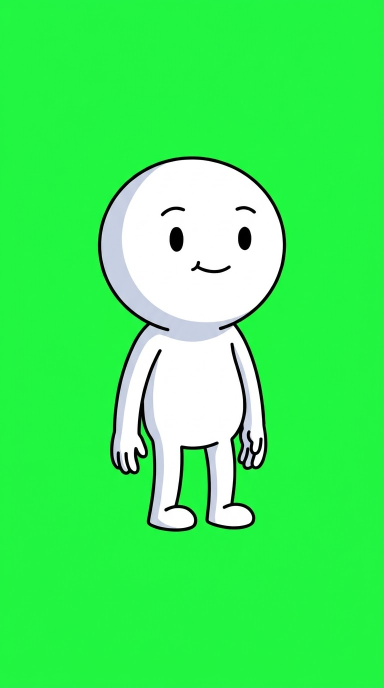
#> input picture video/images/why-you-see-stars/raw/01_hero.jpg, 768 x 1376 px (shown at 1/2 size); its folder holds only this picture in this run
$ python prep.py
#> lines starting #> are read from the running program, lines starting #| are printed output that depends on the picture; after the words box and inside, x2 and y2 are one past the last pixel; in counts of white or black regions, pixels touching at a corner belong together
"""Prep for 'Why You See Stars': chroma-key Flow pictures (green bg), upscale x2, trim, measure -> ../../public + ../../src/stars/sprites.json"""
import cv2, numpy as np, json, os
RAW='raw'; OUT='../../public/why-you-see-stars/img'; QA='qa'; UP=2
os.makedirs(OUT,exist_ok=True); os.makedirs(QA,exist_ok=True)
meta={}

def load_up(name):
#> called with name = '01_hero'
    im=cv2.imread(f'{RAW}/{name}.jpg')[:,:,::-1].astype(np.float32)
    im=cv2.bilateralFilter(im,7,18,5)                      # soften JPEG blocks, keep edges
    return cv2.resize(im,None,fx=UP,fy=UP,interpolation=cv2.INTER_LANCZOS4).clip(0,255)

def key(im):
    r,g,b=im[...,0],im[...,1],im[...,2]
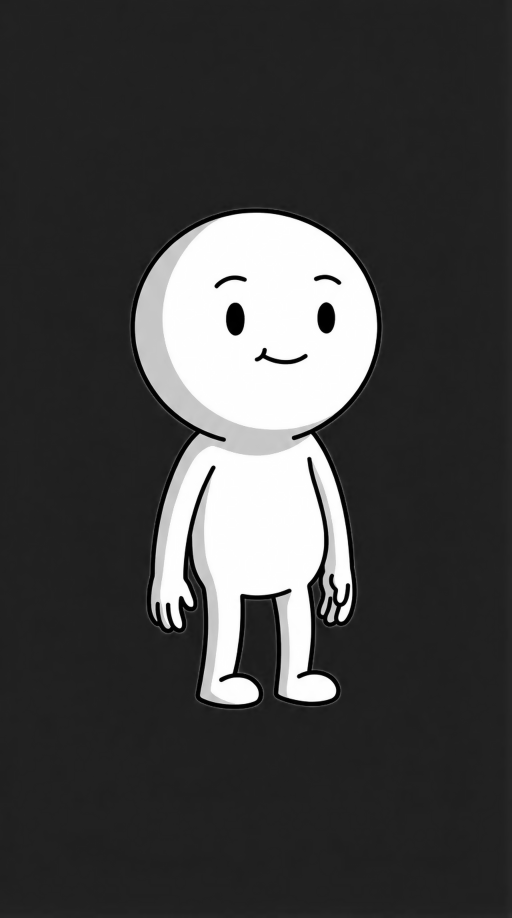
#> r: shape (2752, 1536) float32 (shown at 1/3 size); min 0, max 255, mean 66.8
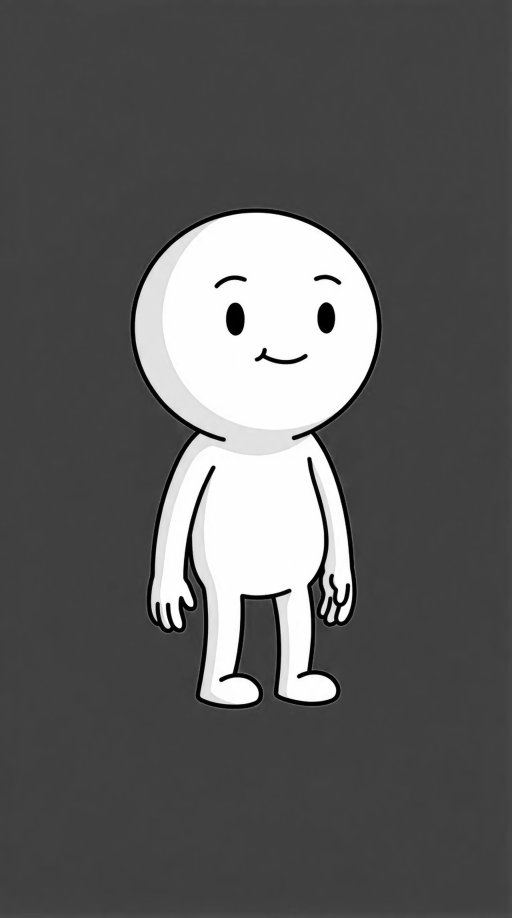
#> b: shape (2752, 1536) float32 (shown at 1/3 size); min 0, max 255, mean 93.7
    s=g-np.maximum(r,b)
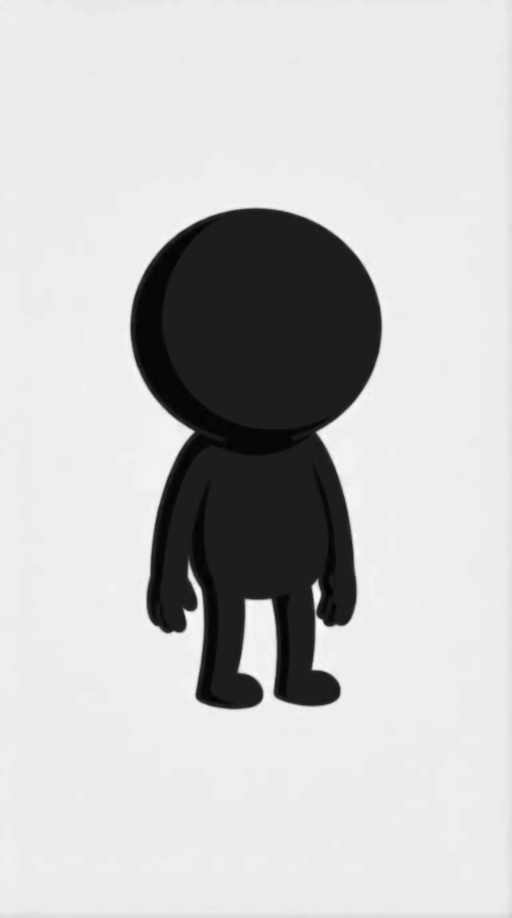
#> s: shape (2752, 1536) float32 (shown at 1/3 size); min -25.44, max 196.2, mean 146.4; drawn with min black and max white
    h,w=s.shape; border=np.concatenate([s[:8].ravel(),s[-8:].ravel(),s[:,:8].ravel(),s[:,-8:].ravel()])
#> after `h, w = s.shape`: h = 2752; w = 1536
    bgpix=np.concatenate([im[:8].reshape(-1,3),im[-8:].reshape(-1,3),im[:,:8].reshape(-1,3),im[:,-8:].reshape(-1,3)])
    bgc=np.median(bgpix,0); sb=np.percentile(border,20)
#> after `bgc = np.median(bgpix, 0)`: bgc = [35.94, 242.9, 68.22]
#> after `sb = np.percentile(border, 20)`: sb = 170.3
    lo=18.0; hi=sb*0.92
#> after `hi = sb * 0.92`: hi = 156.7
    a=1-np.clip((s-lo)/(hi-lo),0,1)
    a=cv2.GaussianBlur(a,(3,3),0)
    a=np.clip((a-0.08)/0.84,0,1)                          # crisper edge after upscale
    # drop specks
    n,lab,st,_=cv2.connectedComponentsWithStats((a>0.5).astype(np.uint8),8)
#> lab: shape (2752, 1536) int32; values 0 (black) and 1 (white), 18.7% white; 1 white region, box (x1, y1, x2, y2) and area: (392, 625, 1145, 2127) 792028
#> n = 2; st = [[0, 0, 1536, 2752, 3435044], [392, 625, 753, 1502, 792028]]
    keep=np.zeros(n,bool); keep[1:]=st[1:,cv2.CC_STAT_AREA]>400*UP*UP
#> after `keep = np.zeros(n, bool)`: keep = [False, False]
    a=np.where(keep[lab]|(a<=0.5),a,0); a[(a>0.5)&~keep[lab]]=0
    # un-mix colour, then despill
    aa=np.maximum(a,1e-3)[...,None]
    c=((im-(1-aa)*bgc)/aa).clip(0,255)
    c[...,1]=np.minimum(c[...,1],np.maximum(c[...,0],c[...,2])+6)
    c[a<0.02]=0
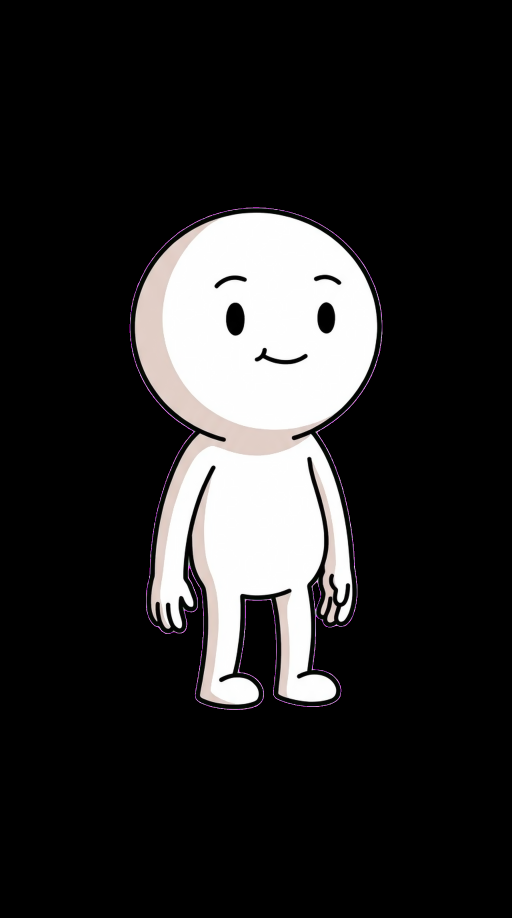
#> c: shape (2752, 1536, 3) float32 (shown at 1/3 size); mean of channels 0, 1, 2 40.6, 40.6, 41.3; drawn as B, G, R
    return np.dstack([c,a*255]).astype(np.uint8)
#> returned value: shape (2752, 1536, 4)

def trim(rgba,pad=12*UP):
    ys,xs=np.where(rgba[...,3]>8); y0,y1,x0,x1=max(ys.min()-pad,0),min(ys.max()+pad,rgba.shape[0]),max(xs.min()-pad,0),min(xs.max()+pad,rgba.shape[1])
    return rgba[y0:y1,x0:x1],(x0,y0)

def save(name,rgba,extra=None,dotrim=True):
#> called with name = '01_hero', dotrim = True
    off=(0,0)
#> off = (0, 0)
    if dotrim: rgba,off=trim(rgba)
#> in trim, `y0, y1, x0, x1 = (max(ys.min() - pad, 0), min(ys.max() + pad, rgba.sha`: y0 = 598; y1 = 2153; x0 = 365; x1 = 1170
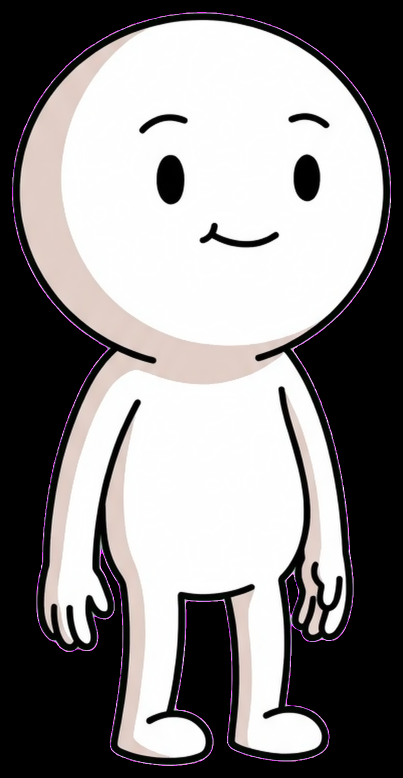
#> rgba: shape (1555, 805, 4) (shown at 1/2 size); mean of channels 0, 1, 2, 3 136.3, 136.3, 138.7, 161.5; drawn as B, G, R
#> off = (365, 598)
    cv2.imwrite(f'{OUT}/{name}.png',cv2.cvtColor(rgba,cv2.COLOR_RGBA2BGRA))
    m={'w':rgba.shape[1],'h':rgba.shape[0],'off':off}
#> m = {'w': 805, 'h': 1555, 'off': (365, 598)}
    if extra: m.update(extra)
    meta[name]=m; return rgba,off

def head(alpha):
    a8=(alpha>128).astype(np.uint8); h,w=a8.shape; ff=a8.copy()
    cv2.floodFill(ff,np.zeros((h+2,w+2),np.uint8),(0,0),2)
    solid=np.where(ff==2,0,1).astype(np.uint8)
    dt=cv2.distanceTransform(solid,cv2.DIST_L2,5); hy,hx=np.unravel_index(dt.argmax(),dt.shape)
    return [int(hx),int(hy),float(dt[hy,hx])]

def feet(alpha):
    ys,xs=np.where(alpha>128); yb=ys.max(); band=ys>yb-0.035*(ys.max()-ys.min())
    return [float(xs[band].mean()),float(yb)]

# --- simple characters / props
for n in ['01_hero','03_dizzy','05_point','07_pilot','08_jet','09_sofa','16_heart','12_jug']:
    rgba,off=save(n,key(load_up(n)))
#> off = (365, 598)
    meta[n]['head']=head(rgba[...,3]) if n in('01_hero','03_dizzy','05_point','07_pilot') else None
#> in head, `a8 = (alpha > 128).astype(np.uint8)`:
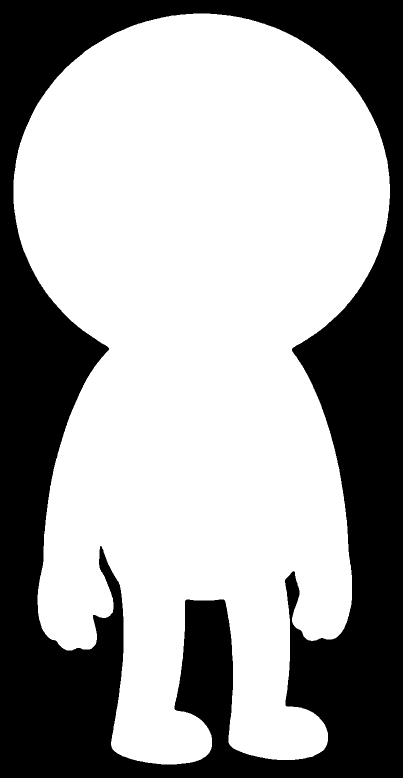
#> a8: shape (1555, 805) (shown at 1/2 size); values 0 (black) and 1 (white), 63.3% white; 1 black region, box (x1, y1, x2, y2) and area: (0, 0, 805, 1555) 459890
#> in head, `dt = cv2.distanceTransform(solid, cv2.DIST_L2, 5)`:
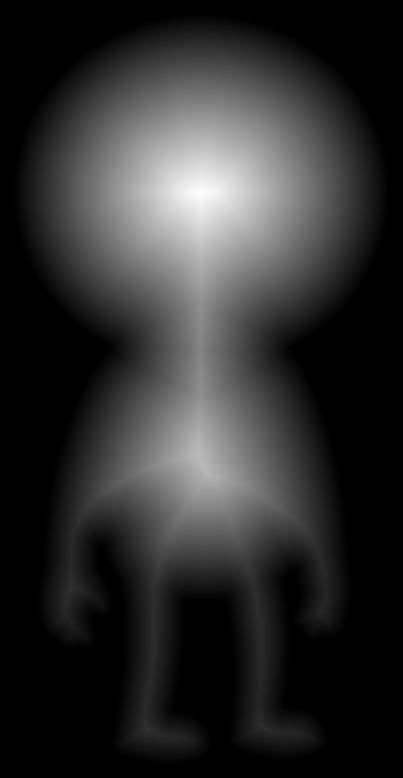
#> dt: shape (1555, 805) float32 (shown at 1/2 size); min 0, max 356.7, mean 65; drawn with min black and max white
#> in head, `hy, hx = np.unravel_index(dt.argmax(), dt.shape)`: hy = 386; hx = 402
    if n in('01_hero','03_dizzy'): meta[n]['feet']=feet(rgba[...,3])
#> in feet, `yb = ys.max()`: yb = 1528
#> (the run stopped early here; a loop or call above may not have finished)
